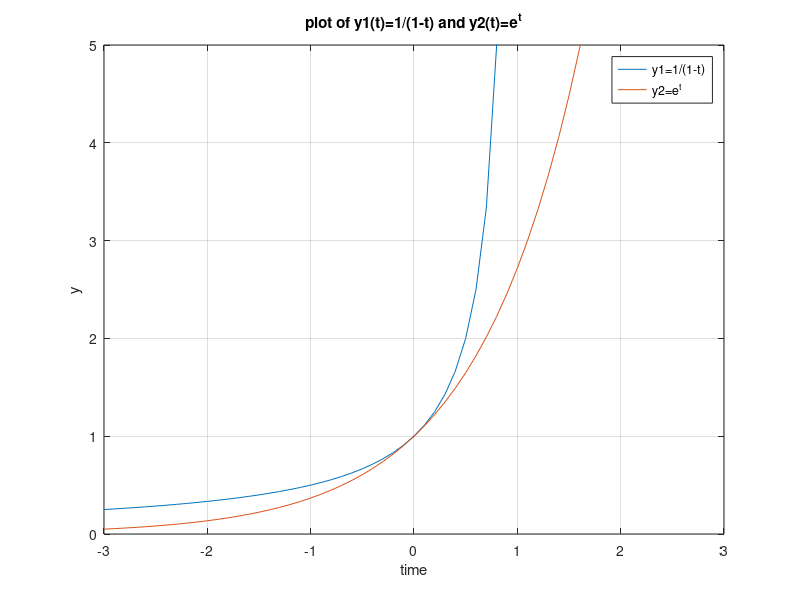

Write the MATLAB code that produced this figure.
t = -3.0:0.1:3.0;

y1=1./(1-t);
y2=exp(t);

plot(t,y1,t,y2);
legend("y1=1/(1-t)","y2=e^t")

ylim([0 5]);
grid on;
title("plot of y1(t)=1/(1-t) and y2(t)=e^t");
xlabel("time");
ylabel("y");